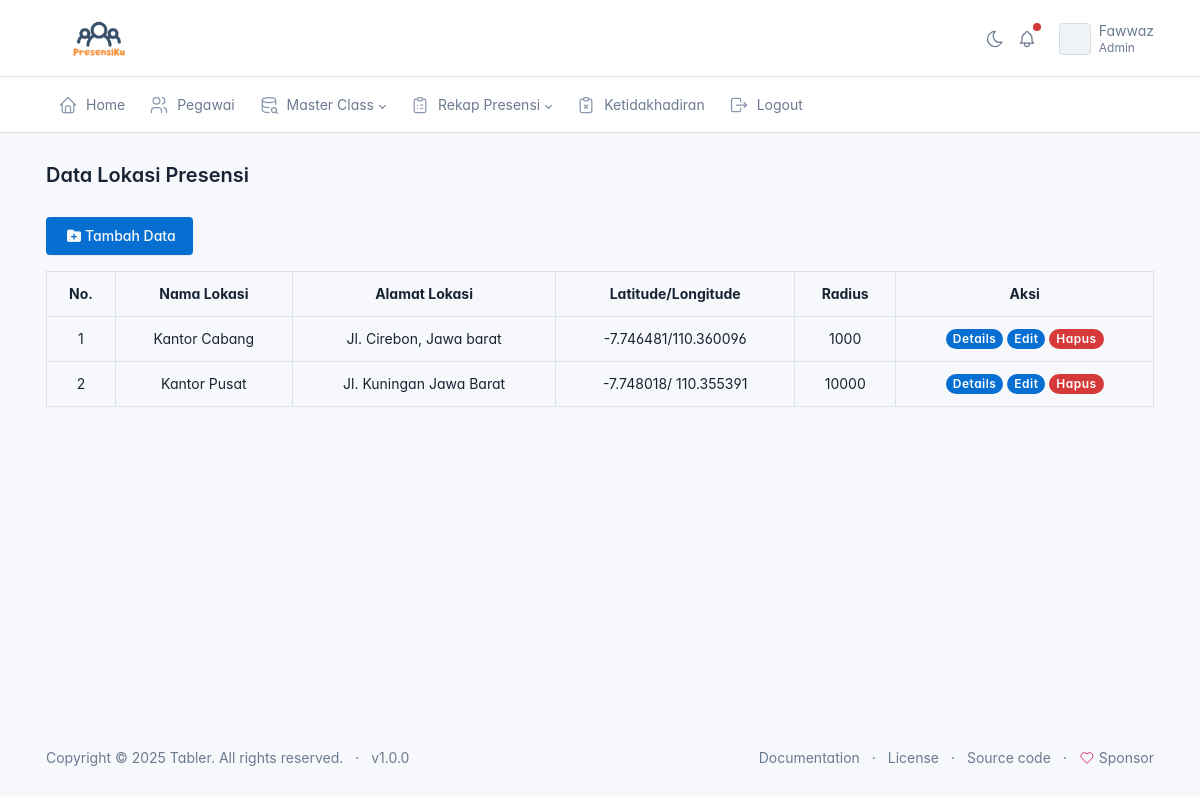
Page /admin/data_lokasi_presensi/lokasi_presensi.php (signed in) on the committed database.
### tables this page shows
CREATE TABLE `lokasi_presensi` (
  `id` int(11) NOT NULL,
  `nama_lokasi` varchar(225) NOT NULL,
  `alamat_lokasi` varchar(225) NOT NULL,
  `tipe_lokasi` varchar(225) NOT NULL,
  `latitude` varchar(50) NOT NULL,
  `longitude` varchar(50) NOT NULL,
  `radius` int(11) NOT NULL,
  `zona_waktu` varchar(4) NOT NULL,
  `jam_masuk` time NOT NULL,
  `jam_pulang` time NOT NULL
);

### config.php (called while the page is built, shortened)
<?php
function base_url($url = null)
{
    $base_url = 'http://localhost/RPLPresensi';
    if ($url != null) {
        return $base_url . '/' . $url;
    } else {
        return $base_url;
    }
}
?>

### admin/data_lokasi_presensi/lokasi_presensi.php (the view, shortened to what this page needs)
<?php
include('../layout/header.php');
require_once('../../config.php');
$result = mysqli_query($connection, "SELECT * FROM lokasi_presensi ORDER BY id DESC");
?>
<div class="page-body">
    <div class="container-xl">
        <a href="<?= base_url('admin/data_lokasi_presensi/tambah.php?id=') ?>" class="btn btn-primary"><span
                class="text"><i class="fa-solid fa-folder-plus p-1"></i>Tambah Data</span></a>
        <table class="table table-bordered mt-3">
            <tr class="text-center">
                <th>No.</th>
                <th>Nama Lokasi</th>
                <th>Alamat Lokasi</th>
                <th>Latitude/Longitude</th>
                <th>Radius</th>
                <th>Aksi</th>
            </tr>
            <?php if (mysqli_num_rows($result) === 0): ?>
            <tr>
                <td colspan="6">Data kosong, silahkan tambahkan data baru</td>
            </tr>
            <?php else: ?>
            <?php $no = 1;
                while ($lokasi = mysqli_fetch_array($result)): ?>
            <tr class="text-center">
                <td><?= $no++ ?></td>
                <td><?= $lokasi['nama_lokasi'] ?></td>
                <td><?= $lokasi['alamat_lokasi'] ?></td>
                <td><?= $lokasi['latitude'] . '/' . $lokasi['longitude'] ?></td>
                <td><?= $lokasi['radius'] ?></td>
                <td class="text-center">
                    <a href="<?= base_url('admin/data_lokasi_presensi/detail.php?id=' . $lokasi['id']) ?>"
                        class="badge badge-pill bg-primary">Details</a>
                    <a href="<?= base_url('admin/data_lokasi_presensi/edit.php?id=' . $lokasi['id']) ?>"
                        class="badge badge-pill bg-primary">Edit</a>
                    <a href="<?= base_url('admin/data_lokasi_presensi/hapus.php?id=' . $lokasi['id']) ?>"
                        class="badge badge-pill bg-danger tombol-hapus ">Hapus</a>
                </td>
            </tr>
            <?php endwhile; ?>
            <?php endif; ?>
        </table>
    </div>
</div>
<?php include('../layout/footer.php'); ?>

### rows in the picture
lokasi_presensi: nama_lokasi "Kantor Cabang", alamat_lokasi "Jl. Cirebon, Jawa barat", latitude "-7.746481", longitude "110.360096", radius "1000"
lokasi_presensi: nama_lokasi "Kantor Pusat", alamat_lokasi "Jl. Kuningan Jawa Barat", latitude "-7.748018", longitude "110.355391", radius "10000"

### other values in the picture
$_SESSION['name'] "Fawwaz"
$_SESSION['jabatan'] "Admin"
$judul "Data Lokasi Presensi"
